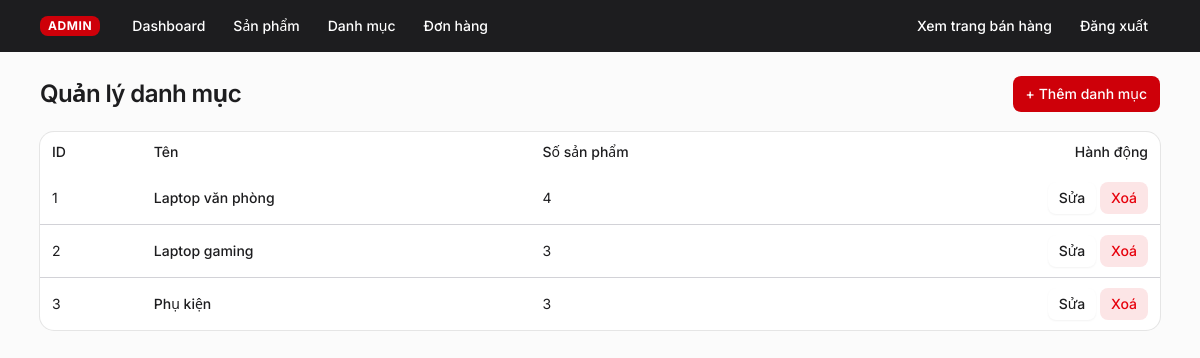
Page /admin/categories/index.php (signed in) on the committed database.
### tables this page shows
CREATE TABLE IF NOT EXISTS categories (
  id INT AUTO_INCREMENT PRIMARY KEY,
  name VARCHAR(100) NOT NULL
);

### src/includes/ui.php (called while the page is built, shortened)
<?php
function ui_btn($variant = 'default', $size = 'default') {
    $base = 'inline-flex shrink-0 items-center justify-center rounded-md border border-transparent text-sm font-medium whitespace-nowrap transition-all outline-none select-none cursor-pointer focus-visible:border-ring focus-visible:ring-3 focus-visible:ring-ring/50 active:translate-y-px disabled:pointer-events-none disabled:opacity-50';
    $variants = [
        'default'     => 'bg-primary text-primary-foreground hover:bg-primary/85',
        'outline'     => 'border-border bg-background shadow-xs hover:bg-muted hover:text-foreground',
        'secondary'   => 'bg-secondary text-secondary-foreground hover:bg-secondary/70',
        'ghost'       => 'hover:bg-muted hover:text-foreground',
        'destructive' => 'bg-destructive/10 text-destructive hover:bg-destructive/20',
        'link'        => 'text-primary underline-offset-4 hover:underline',
    ];
    $sizes = [
        'default' => 'h-9 gap-1.5 px-3',
        'sm'      => 'h-8 gap-1 px-2.5',
        'lg'      => 'h-10 gap-1.5 px-4',
    ];
    return "$base {$variants[$variant]} {$sizes[$size]}";
}

### src/config/db.php (called while the page is built, shortened)
<?php
function e($s) {
    return htmlspecialchars((string)$s, ENT_QUOTES, 'UTF-8');
}

### src/admin/categories/index.php (the view)
<?php
require_once __DIR__ . '/../../includes/admin_header.php';
$categories = $pdo->query(
    'SELECT c.*, COUNT(p.id) AS product_count
     FROM categories c LEFT JOIN products p ON p.category_id = c.id
     GROUP BY c.id ORDER BY c.id'
)->fetchAll();
?>
<div class="mb-5 flex items-center justify-between">
  <h1 class="text-2xl font-semibold tracking-tight">Quản lý danh mục</h1>
  <a href="create.php" class="<?= ui_btn() ?>">+ Thêm danh mục</a>
</div>
<div class="<?= UI_TABLE_WRAP ?>">
  <table class="<?= UI_TABLE ?>">
    <thead>
      <tr class="<?= UI_TR ?>">
        <th class="<?= UI_TH ?>">ID</th>
        <th class="<?= UI_TH ?>">Tên</th>
        <th class="<?= UI_TH ?>">Số sản phẩm</th>
        <th class="<?= UI_TH ?> text-right">Hành động</th>
      </tr>
    </thead>
    <tbody>
      <?php foreach ($categories as $c): ?>
        <tr class="<?= UI_TR ?>">
          <td class="<?= UI_TD ?>"><?= $c['id'] ?></td>
          <td class="<?= UI_TD ?> font-medium"><?= e($c['name']) ?></td>
          <td class="<?= UI_TD ?>"><?= $c['product_count'] ?></td>
          <td class="<?= UI_TD ?> text-right">
            <a href="edit.php?id=<?= $c['id'] ?>" class="<?= ui_btn('outline', 'sm') ?>">Sửa</a>
            <a href="delete.php?id=<?= $c['id'] ?>" class="<?= ui_btn('destructive', 'sm') ?>"
               onclick="return confirm('Xoá danh mục này?')">Xoá</a>
          </td>
        </tr>
      <?php endforeach; ?>
    </tbody>
  </table>
</div>
<?php require_once __DIR__ . '/../../includes/footer.php'; ?>

### src/includes/head.php (style rules this page uses)
:root { --radius: 0.625rem; --background: oklch(1 0 0); --foreground: oklch(0.232 0.004 286.1); --card: oklch(1 0 0); --card-foreground: oklch(0.232 0.004 286.1); --popover: oklch(1 0 0); --popover-foreground: oklch(0.232 0.004 286.1); --primary: oklch(0.53 0.225 27.3); --primary-foreground: oklch(1 0 0); --link: oklch(0.48 0.205 27.3); --ring: oklch(0.53 0.225 27.3); --secondary: oklch(0.971 0.003 286.4); --secondary-foreground: oklch(0.232 0.004 286.1); --muted: oklch(0.971 0.003 286.4); --muted-foreground: oklch(0.54 0.008 286.1); --accent: oklch(0.971 0.003 286.4); --accent-foreground: oklch(0.232 0.004 286.1); --destructive: oklch(0.577 0.245 27.325); --border: oklch(0.865 0.007 286.3); --input: oklch(0.865 0.007 286.3); }

### rows in the picture
categories: id "1", name "Laptop văn phòng", product_count "4"
categories: id "2", name "Laptop gaming", product_count "3"
categories: id "3", name "Phụ kiện", product_count "3"
